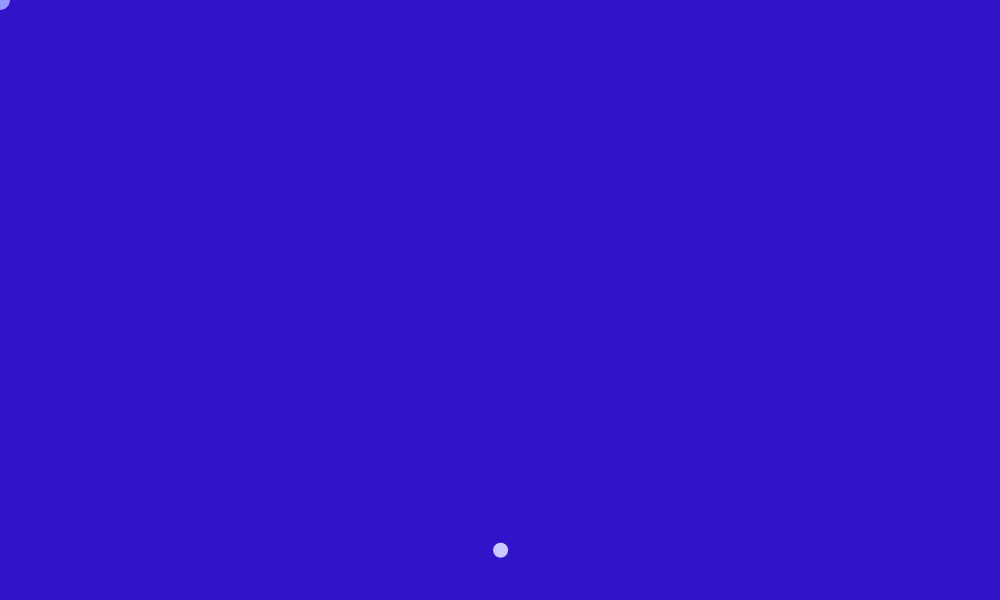
Frame 1 (no input)
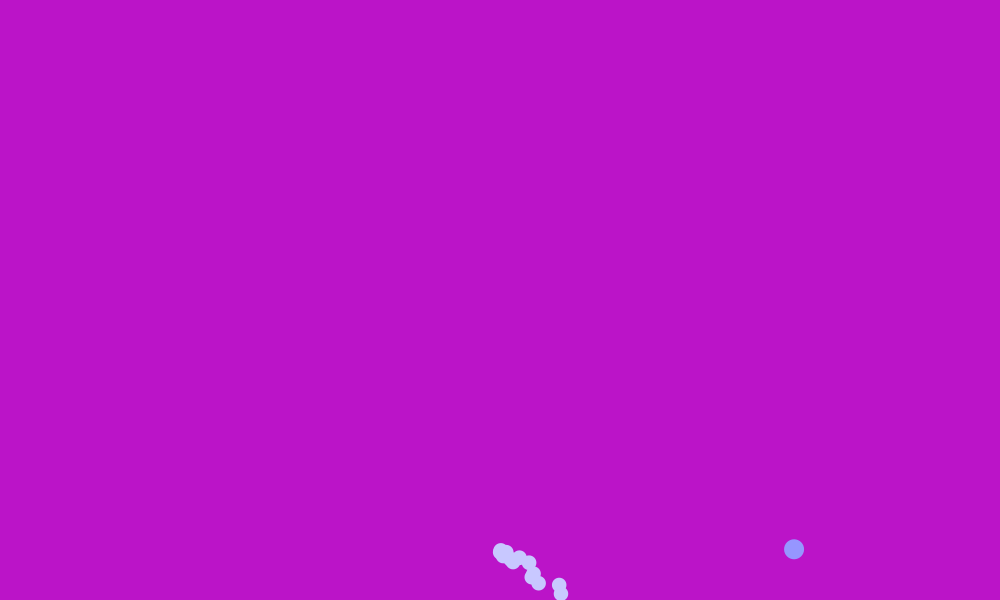
Frame 60 (the mouse pressed at the canvas centre just before this capture)
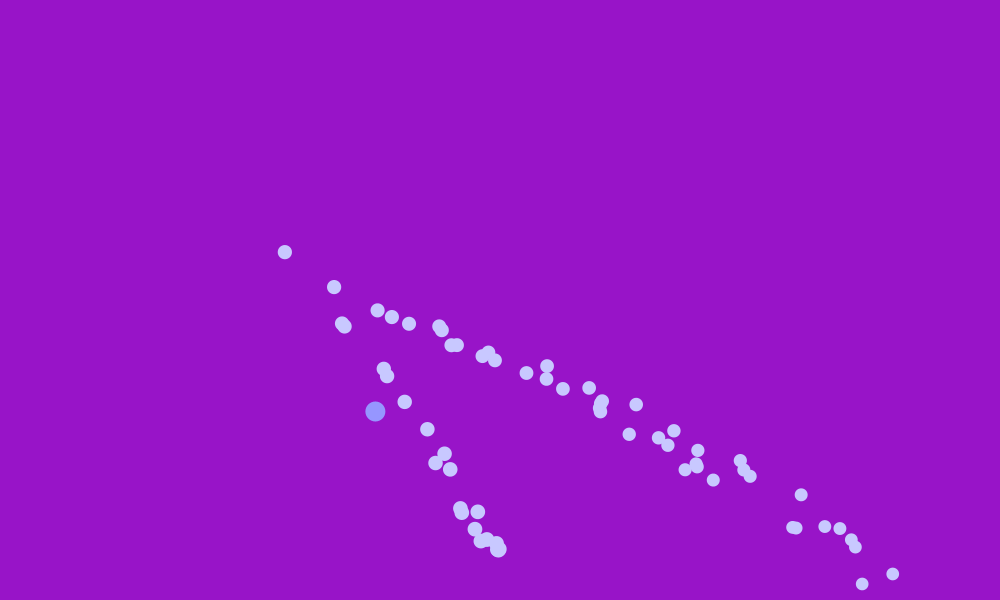
Frame 120 (the mouse held since frame 60 and released just before this capture)

The Processing sketch that drew these frames (run headless with seeded random() and noise(); from frame 60 on, the mouse is pressed at the canvas centre):

// Processing sketch: particle_forces_mod
// ── particle_forces_mod.pde
ArrayList<Particle> particles = new ArrayList<Particle>();
PVector rotaterPosition;
Rotater r1;
float backgroundColor;

void setup() {
  size(1000, 600);
  background(50);
  r1 = new Rotater(0.03, 0.01);

}

void draw() {
 
  background(map(rotaterPosition.y, 0, height, 50, 200),20, 200);

  r1.display();
  r1.update();
  particles.add(new Particle(width/2, height- 50));

  for (int i = 0; i < particles.size(); i++) {


    Particle p = particles.get(i);
    p.addRepel(mouseX, mouseY, 40);
    p.addAttract(rotaterPosition.x, rotaterPosition.y, 80);
    p.update();
    p.display();

    if (p.life < 0) {
      particles.remove(i);
    }
  }
}
// ── Particle.pde
class Particle {
  PVector pos;
  PVector vel;
  PVector acc;
  float life;
  float maxSpeed;

  Particle(float x, float y) {
    pos = new PVector(x, y);
    vel = new PVector(random(-1, 1), random(-1, 1));
    acc = new PVector(0, 0);
    life = 400;
    maxSpeed = 100;
  }

  void update() {
    acc.mult(0.5);
    vel.add(acc);
    vel.limit(maxSpeed);
    pos.add(vel);

    life--;
  }

  void display() {
    float s = map(life, 400, 0, 15, 0);
    fill(200, 200, 255, life);
     noStroke();
    ellipse(pos.x, pos.y, s, s);
  }

  void addAttract(float x, float y, float maxForce) {
    float angle = atan2(y - pos.y, x - pos.x);
    float forceStr = maxForce / (1 + dist(pos.x, x, pos.y, y));
    PVector newForce = new PVector(cos(angle), sin(angle));
    newForce = newForce.mult(forceStr);
    acc.add(newForce);
  }

  void addRepel(float x, float y, float maxForce) {
    float angle = atan2(y - pos.y, x - pos.x);
    float forceStr = maxForce / (1 + dist(pos.x, x, pos.y, y));
    PVector newForce = new PVector(cos(angle), sin(angle));
    newForce = newForce.mult(forceStr);
    acc.sub(newForce);
  }
}
// ── Rotater.pde
class Rotater {
  float x;
  float y;
  float xAngle;
  float yAngle;
  float xAmplitude;
  float yAmplitude;
  float xRate;
  float yRate;

  Rotater(float _xRate, float _yRate) {
    rotaterPosition = new PVector(x, y);
    xRate = _xRate;
    yRate = _yRate;
    xAngle = 0;
    yAngle = 0;
    xAmplitude = 300;
    yAmplitude = 300;
  }

  void display () {
    noStroke();
    fill(150, 150, 255);
    ellipse(rotaterPosition.x, rotaterPosition.y, 20, 20);
  }

  void update() {
    xAngle += xRate;
    yAngle += yRate;
    rotaterPosition.x = width/2 + sin((xAngle)) * xAmplitude;
    rotaterPosition.y = height/2 + cos((yAngle )) * yAmplitude;
  }
}
// ── walker.pde
//class Walker {
 
//  PVector movement;
//  float size;

//  Walker(float x, float y) {
//    walkerPosition = new PVector(x, y);
//    size = 10;
//  }
  
//  void update (){
//        movement = new PVector(random(-4, 4), random(-4,4));
//    walkerPosition.x += movement.x;
//    walkerPosition.y += movement.y;
//  }
  
//  void display() {
//    fill(255);
//    ellipse(walkerPosition.x, walkerPosition.y, size, size);
     
//  }
//}
